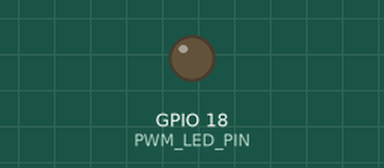
Simulated run of this program. Board: Raspberry Pi (BCM pin numbers). On the bench: output pins drawn as LEDs (lit = HIGH). What the program prints to the terminal is not drawn.

Above: at 0.05 s.
At 4.1 s:
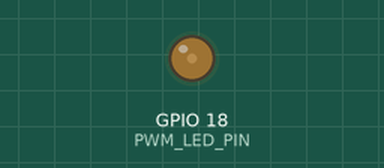
Timing chart, 0 to 7.8 s (numbered marks = the images above):
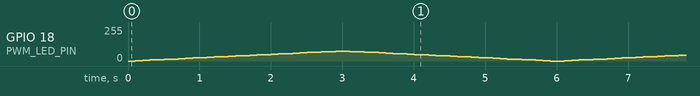

The program:

pwm_led.py
```python
import pigpio
import time

PWM_LED_PIN = 18
PWM_FREQ = 800

pi = pigpio.pi()

try:
    print('按下 Ctrl-C 可停止程式')
    while True:
        for i in range(0, 30, 1):
            pi.hardware_PWM(PWM_LED_PIN, PWM_FREQ, i*10000)
            time.sleep(0.1)
        for i in range(29, -1, -1):
            pi.hardware_PWM(PWM_LED_PIN, PWM_FREQ, i*10000)
            time.sleep(0.1)
except KeyboardInterrupt:
    print('關閉程式')
finally:
    pi.set_mode(PWM_LED_PIN, pigpio.INPUT)
```
